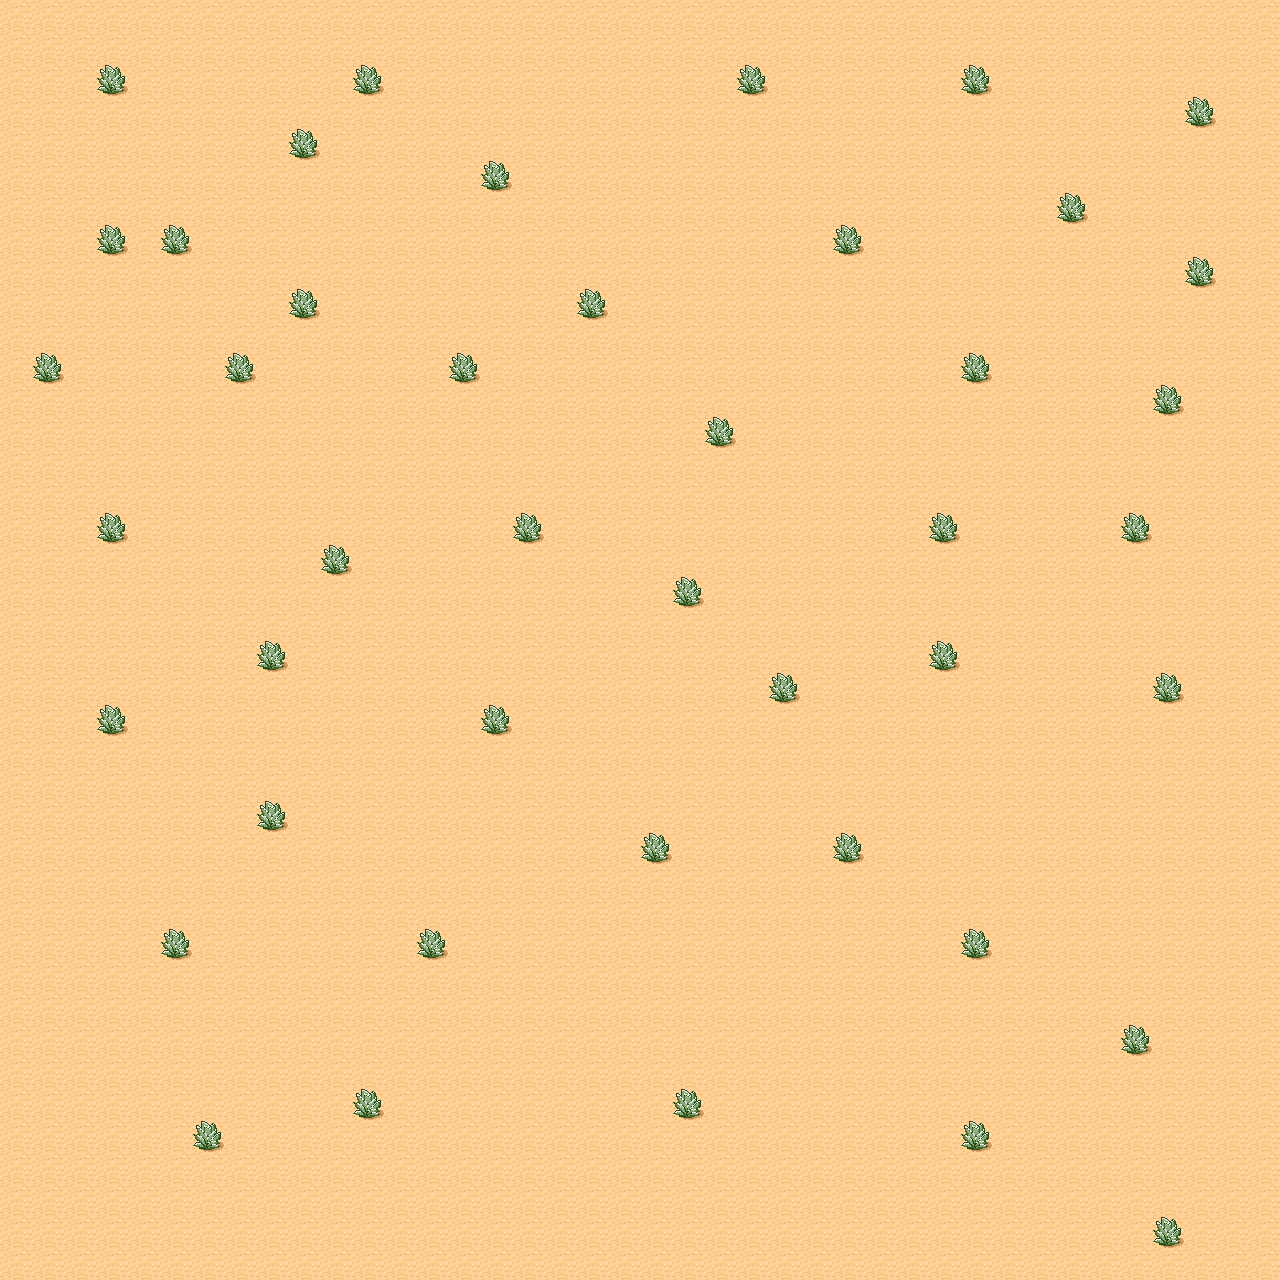

A level layout from a 2D game, rendered from its tile map. Below: a short description, then the map file with its tile-grid data intact:
An orthogonal 40x40 tile map with 32x32 px tiles, 1 tile layer (layer-1).

<map version="1.0" tiledversion="1.0.2" orientation="orthogonal" renderorder="right-down" width="40" height="40" tilewidth="32" tileheight="32" nextobjectid="1">
    <tileset firstgid="1" source="map/des2.tsx" />
    <layer name="layer-1" width="40" height="40">
        <data encoding="csv">
            30,30,30,30,30,30,30,30,30,30,30,30,30,30,30,30,30,30,30,30,30,30,30,30,30,30,30,30,30,30,30,30,30,30,30,30,30,30,30,30,
            30,30,30,30,30,30,30,30,30,30,30,30,30,30,30,30,30,30,30,30,30,30,30,30,30,30,30,30,30,30,30,30,30,30,30,30,30,30,30,30,
            30,30,30,38,30,30,30,30,30,30,30,38,30,30,30,30,30,30,30,30,30,30,30,38,30,30,30,30,30,30,38,30,30,30,30,30,30,30,30,30,
            30,30,30,30,30,30,30,30,30,30,30,30,30,30,30,30,30,30,30,30,30,30,30,30,30,30,30,30,30,30,30,30,30,30,30,30,30,38,30,30,
            30,30,30,30,30,30,30,30,30,38,30,30,30,30,30,30,30,30,30,30,30,30,30,30,30,30,30,30,30,30,30,30,30,30,30,30,30,30,30,30,
            30,30,30,30,30,30,30,30,30,30,30,30,30,30,30,38,30,30,30,30,30,30,30,30,30,30,30,30,30,30,30,30,30,30,30,30,30,30,30,30,
            30,30,30,30,30,30,30,30,30,30,30,30,30,30,30,30,30,30,30,30,30,30,30,30,30,30,30,30,30,30,30,30,30,38,30,30,30,30,30,30,
            30,30,30,38,30,38,30,30,30,30,30,30,30,30,30,30,30,30,30,30,30,30,30,30,30,30,38,30,30,30,30,30,30,30,30,30,30,30,30,30,
            30,30,30,30,30,30,30,30,30,30,30,30,30,30,30,30,30,30,30,30,30,30,30,30,30,30,30,30,30,30,30,30,30,30,30,30,30,38,30,30,
            30,30,30,30,30,30,30,30,30,38,30,30,30,30,30,30,30,30,38,30,30,30,30,30,30,30,30,30,30,30,30,30,30,30,30,30,30,30,30,30,
            30,30,30,30,30,30,30,30,30,30,30,30,30,30,30,30,30,30,30,30,30,30,30,30,30,30,30,30,30,30,30,30,30,30,30,30,30,30,30,30,
            30,38,30,30,30,30,30,38,30,30,30,30,30,30,38,30,30,30,30,30,30,30,30,30,30,30,30,30,30,30,38,30,30,30,30,30,30,30,30,30,
            30,30,30,30,30,30,30,30,30,30,30,30,30,30,30,30,30,30,30,30,30,30,30,30,30,30,30,30,30,30,30,30,30,30,30,30,38,30,30,30,
            30,30,30,30,30,30,30,30,30,30,30,30,30,30,30,30,30,30,30,30,30,30,38,30,30,30,30,30,30,30,30,30,30,30,30,30,30,30,30,30,
            30,30,30,30,30,30,30,30,30,30,30,30,30,30,30,30,30,30,30,30,30,30,30,30,30,30,30,30,30,30,30,30,30,30,30,30,30,30,30,30,
            30,30,30,30,30,30,30,30,30,30,30,30,30,30,30,30,30,30,30,30,30,30,30,30,30,30,30,30,30,30,30,30,30,30,30,30,30,30,30,30,
            30,30,30,38,30,30,30,30,30,30,30,30,30,30,30,30,38,30,30,30,30,30,30,30,30,30,30,30,30,38,30,30,30,30,30,38,30,30,30,30,
            30,30,30,30,30,30,30,30,30,30,38,30,30,30,30,30,30,30,30,30,30,30,30,30,30,30,30,30,30,30,30,30,30,30,30,30,30,30,30,30,
            30,30,30,30,30,30,30,30,30,30,30,30,30,30,30,30,30,30,30,30,30,38,30,30,30,30,30,30,30,30,30,30,30,30,30,30,30,30,30,30,
            30,30,30,30,30,30,30,30,30,30,30,30,30,30,30,30,30,30,30,30,30,30,30,30,30,30,30,30,30,30,30,30,30,30,30,30,30,30,30,30,
            30,30,30,30,30,30,30,30,38,30,30,30,30,30,30,30,30,30,30,30,30,30,30,30,30,30,30,30,30,38,30,30,30,30,30,30,30,30,30,30,
            30,30,30,30,30,30,30,30,30,30,30,30,30,30,30,30,30,30,30,30,30,30,30,30,38,30,30,30,30,30,30,30,30,30,30,30,38,30,30,30,
            30,30,30,38,30,30,30,30,30,30,30,30,30,30,30,38,30,30,30,30,30,30,30,30,30,30,30,30,30,30,30,30,30,30,30,30,30,30,30,30,
            30,30,30,30,30,30,30,30,30,30,30,30,30,30,30,30,30,30,30,30,30,30,30,30,30,30,30,30,30,30,30,30,30,30,30,30,30,30,30,30,
            30,30,30,30,30,30,30,30,30,30,30,30,30,30,30,30,30,30,30,30,30,30,30,30,30,30,30,30,30,30,30,30,30,30,30,30,30,30,30,30,
            30,30,30,30,30,30,30,30,38,30,30,30,30,30,30,30,30,30,30,30,30,30,30,30,30,30,30,30,30,30,30,30,30,30,30,30,30,30,30,30,
            30,30,30,30,30,30,30,30,30,30,30,30,30,30,30,30,30,30,30,30,38,30,30,30,30,30,38,30,30,30,30,30,30,30,30,30,30,30,30,30,
            30,30,30,30,30,30,30,30,30,30,30,30,30,30,30,30,30,30,30,30,30,30,30,30,30,30,30,30,30,30,30,30,30,30,30,30,30,30,30,30,
            30,30,30,30,30,30,30,30,30,30,30,30,30,30,30,30,30,30,30,30,30,30,30,30,30,30,30,30,30,30,30,30,30,30,30,30,30,30,30,30,
            30,30,30,30,30,38,30,30,30,30,30,30,30,38,30,30,30,30,30,30,30,30,30,30,30,30,30,30,30,30,38,30,30,30,30,30,30,30,30,30,
            30,30,30,30,30,30,30,30,30,30,30,30,30,30,30,30,30,30,30,30,30,30,30,30,30,30,30,30,30,30,30,30,30,30,30,30,30,30,30,30,
            30,30,30,30,30,30,30,30,30,30,30,30,30,30,30,30,30,30,30,30,30,30,30,30,30,30,30,30,30,30,30,30,30,30,30,30,30,30,30,30,
            30,30,30,30,30,30,30,30,30,30,30,30,30,30,30,30,30,30,30,30,30,30,30,30,30,30,30,30,30,30,30,30,30,30,30,38,30,30,30,30,
            30,30,30,30,30,30,30,30,30,30,30,30,30,30,30,30,30,30,30,30,30,30,30,30,30,30,30,30,30,30,30,30,30,30,30,30,30,30,30,30,
            30,30,30,30,30,30,30,30,30,30,30,38,30,30,30,30,30,30,30,30,30,38,30,30,30,30,30,30,30,30,30,30,30,30,30,30,30,30,30,30,
            30,30,30,30,30,30,38,30,30,30,30,30,30,30,30,30,30,30,30,30,30,30,30,30,30,30,30,30,30,30,38,30,30,30,30,30,30,30,30,30,
            30,30,30,30,30,30,30,30,30,30,30,30,30,30,30,30,30,30,30,30,30,30,30,30,30,30,30,30,30,30,30,30,30,30,30,30,30,30,30,30,
            30,30,30,30,30,30,30,30,30,30,30,30,30,30,30,30,30,30,30,30,30,30,30,30,30,30,30,30,30,30,30,30,30,30,30,30,30,30,30,30,
            30,30,30,30,30,30,30,30,30,30,30,30,30,30,30,30,30,30,30,30,30,30,30,30,30,30,30,30,30,30,30,30,30,30,30,30,38,30,30,30,
            30,30,30,30,30,30,30,30,30,30,30,30,30,30,30,30,30,30,30,30,30,30,30,30,30,30,30,30,30,30,30,30,30,30,30,30,30,30,30,30
        </data>
    </layer>
</map>
